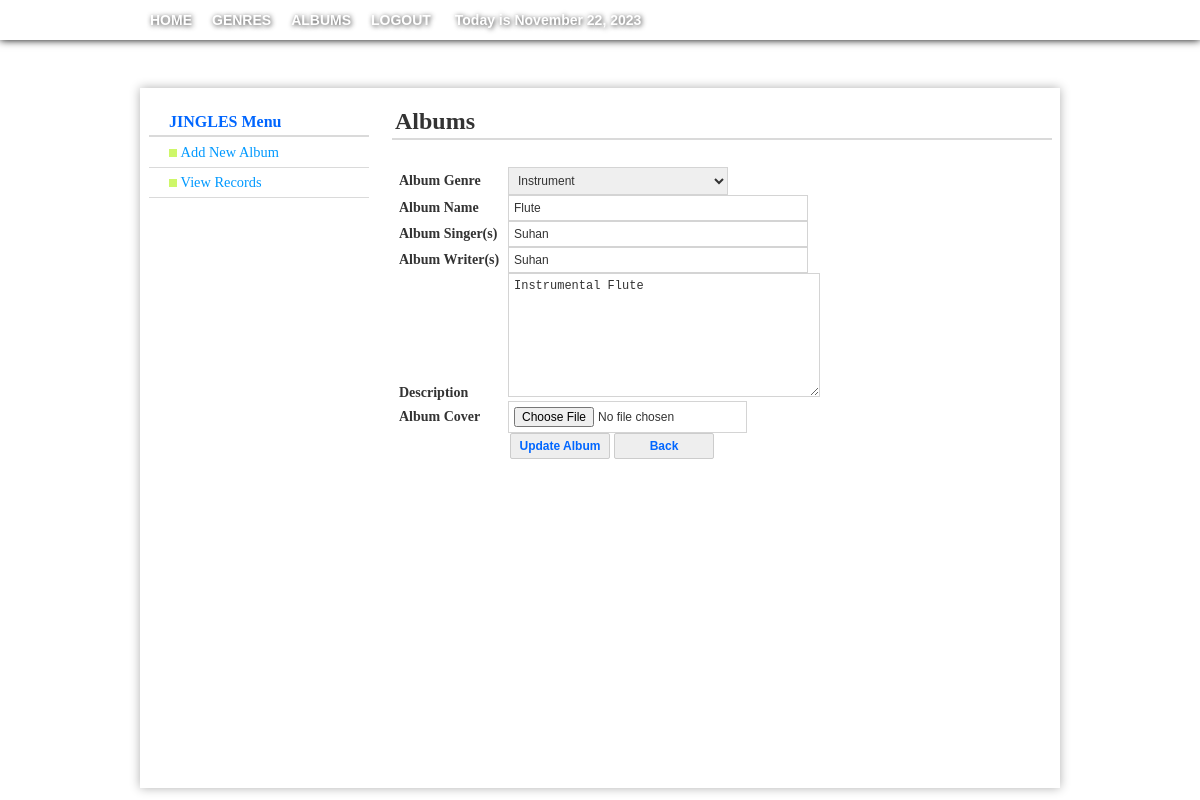
/Administrator/PHP/AdminEditAlbum.php?id=117 (signed in), run on the app's committed database.
### tables this page shows
CREATE TABLE `tblalbum` (
  `id` int(100) NOT NULL,
  `albumgen` int(100) DEFAULT NULL,
  `albumname` varchar(60) DEFAULT NULL,
  `albumsinger` varchar(100) DEFAULT NULL,
  `albumwriter` varchar(100) DEFAULT NULL,
  `albumdesc` varchar(250) DEFAULT NULL,
  `albumimage` varchar(30) DEFAULT NULL
);

### Administrator/PHP/AdminEditAlbum.php (the view, shortened to what this page needs)
<?php
if(isset($_SESSION['user_id'])==0){
header("location:../../loginpage.php");
}else{
?>
<!DOCTYPE html PUBLIC "-//W3C//DTD XHTML 1.0 Transitional//EN" "http://www.w3.org/TR/xhtml1/DTD/xhtml1-transitional.dtd">
<html xmlns="http://www.w3.org/1999/xhtml">
<head>
<link rel="stylesheet" type="text/css" href="../css/AdminStyle.css" />
</head>
<body>
<div class="header_menu">
	<div class="menu">
    	<ul>
        	<li><a href="AdminHome.php">HOME</a></li>
            <li><a href="AdminGenre.php">GENRES</a></li>
            <li><a href="AdminAlbum.php">ALBUMS</a></li>
			<li><a href="logout.php">LOGOUT</a></li>
            <li><a><?php
				$today = date("F j, Y");
				echo '&nbsp;Today is '.$today;
				?></a></li>
    	</ul>
    </div>
</div>
<div class="header_under"></div>
<div class="container_wrapper">
    <div class="sidebar_menu">
    	<h4 class="header">JINGLES Menu</h4>
    	<ul>
        	<li><a href="AdminAlbum.php"><img src="../Templates/list-style.png" height="8"  width="8"/>&nbsp;Add New Album</a></li>
            <li><a href="AdminViewAlbums.php"><img src="../Templates/list-style.png" height="8"  width="8"/>&nbsp;View Records</a></li>
        </ul>
    </div>
    <div class="home_content">
    	<h2 class="header">Albums</h2>
        	<div class="form">
            	<form name="genre" method="post" id="form" enctype="multipart/form-data" action="AdminUpdateAlbum.php" target="uploadframe">
                	<div>
                    	<label for="Album">Album Genre</label>
                        <select name="txtgen" id="txtgen" style="width:220px;">
                        <?php
							require_once('connect.php');
							$id = $_REQUEST['id'];
							$getAlbum = mysqli_query($connect,"SELECT tblalbum.id,tblalbum.albumgen,tblgenre.id,tblgenre.genname FROm tblalbum,tblgenre WHERE tblgenre.id = tblalbum.albumgen and tblalbum.id='$id'");
							while($rowAlbum = mysqli_fetch_array($getAlbum)){
						?>
                        	<option value="<?php echo $rowAlbum['albumgen'] ?>"><strong><?php echo $rowAlbum['genname']?></strong></option>
                        <?php
							}
						?>
                        </select>
                    </div>
                    <?php
						require_once('connect.php');
						$getAlbum = mysqli_query($connect,"SELECT * FROM tblalbum WHERE id = '".$id."'");
						while($rowAlbum = mysqli_fetch_array($getAlbum)){
					?>
                	<div>
                    	<label for="Album">Album Name</label>
                        <input type="text" name="txtalbum" id="txtalbum" placeholder="Album" value="<?php echo $rowAlbum['albumname']?>" size="39"/>
                    </div>
                    <div>
                    	<label for="Singer">Album Singer(s)</label>
                        <input type="text" name="txtsinger" id="txtsinger" placeholder="Singer"  value="<?php echo $rowAlbum['albumsinger']?>"size="39"/>
                    </div>
                     <div>
                    	<label for="Writer">Album Writer(s)</label>
                        <input type="text" name="txtwriter" id="txtwriter" placeholder="Writer" value="<?php echo $rowAlbum['albumwriter']?>" size="39"/>
                    </div>
                    <div>
                    	<label for="Description">Description</label>
                        <textarea rows="8" cols="50" placeholder="Album Description" name="txtdesc" id="txtdesc"><?php echo $rowAlbum['albumdesc']?></textarea>
                    </div>
                    <div>
                    	<label for="Image">Album Cover</label>
                        <input type="file" name="txtimage" id="txtimage"/>
                    </div>
                    <div>
                    	<input type="submit" value="Update Album" id="button1"/>
                        <input type="button" id="button2" onclick="window.location.href='AdminViewAlbums.php'" value="Back" />
                    </div>
                    <?php
						}
					?>
                       </form>
            </div>
    </div>
</div>
</body>
</html><?php } ?>

### Administrator/css/AdminStyle.css (style rules this page uses)
html,body { padding:0px; margin:0px; background:url(https://img.freepik.com/free-vector/glowing-shiny-musical-notes-background-design_1017-32856.jpg) #fff top repeat-x; }
.header_menu { height:40px; width:100%; background:url(https://img.freepik.com/free-vector/glowing-shiny-musical-notes-background-design_1017-32856.jpg) ; -moz-box-shadow:0px 0px 8px #000; -webkit-box-shadow:0px 0px 8px #000; -box-shadow:0px 0px 8px #000; border:1px medium #000; }
.menu { background:url(https://img.freepik.com/free-vector/glowing-shiny-musical-notes-background-design_1017-32856.jpg) ; width:920px; margin-left:auto; margin-right:auto; }
.menu ul { padding:0px; margin:0px; }
.menu ul li { position:relative; float:left; list-style:none; line-height:40px; }
.menu ul li a { text-decoration:none; display:block; padding:10px; line-height:20px; font-family:Arial, Helvetica, sans-serif; font-size:14px; font-weight:900; text-shadow:1px 1px 5px #333; color:#FFF; }
.header_under { background:url(https://img.freepik.com/free-vector/glowing-shiny-musical-notes-background-design_1017-32856.jpg) repeat-x; width:100%; height:32px; }
.container_wrapper { width:920px; height:700px; padding:0px; margin-top:16px; margin-left:auto; margin-right:auto; -moz-box-shadow:0px 0px 10px #B0B0B0; -webkit-box-shadow:0px 0px 10px #B0B0B0; border:1px medium #B0B0B0; background:#FFF; }
.home_content { width:660px; height:500px; float:right; margin-right:8px; padding:0px; }
.home_content .header { font-weight:bold; color:#333; border-bottom:2px solid #dadada; padding-bottom:3px; padding-left:3px; }
.sidebar_menu { width:220px; height:500px; margin-left:9px; float:left; }
.sidebar_menu .header { font-weight:bold; color:#06F; margin-bottom:1px; border-bottom:2px solid #dadada; padding:4px 0px 4px 20px; }
.sidebar_menu ul { padding:0px; margin:0px; list-style-type:none; margin-bottom:10px; }
.sidebar_menu ul li { padding-bottom:0px; }
.sidebar_menu ul li a { font:"Trebuchet MS", Arial, Helvetica, sans-serif; font-size:90%; color:#09F; display:block; border-bottom:1px solid #dadada; padding-left:20px; text-decoration:none; padding-top:6px; padding-bottom:6px; }
.form { width:640px; height:500px; padding:7px 7px; }
label { width:105px; font:"Times New Roman", Times, serif; font-size:14px; font-weight:bold; color:#333; margin-top:5px; display:inline-block; }
#button1 { width:100px; font-weight:bold; border:1px solid #CCC; background:#EEE; margin-left:111px; color:#06F; -moz-border-radius:2px; -webkit-border-radius:2px; border-radius:2px; cursor:pointer; }
#button2 { width:100px; font-weight:bold; border:1px solid #CCC; background:#EEE; color:#06F; -moz-border-radius:2px; -webkit-border-radius:2px; border-radius:2px; cursor:pointer; }
textarea { display:inline-block; border:1px solid #D4D4D4; font:"MS Serif", "New York", serif; padding:5px 5px; font-size:12px; color:#333; max-width:300px; max-height:300px; }
input,select { padding:5px 5px; border:1px solid #D4D4D4; font-family:"Trebuchet MS", Arial, Helvetica, sans-serif; font-size:12px; color:#333; display:inline-block; }

### data on the page
tblalbum: txtalbum "Flute", txtsinger "Suhan", txtwriter "Suhan", txtdesc "Instrumental Flute"
